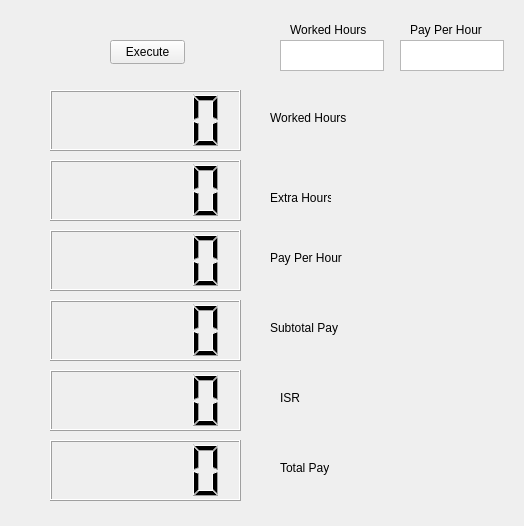
<?xml version="1.0" encoding="UTF-8"?>
<ui version="4.0">
 <class>MainWindow</class>
 <widget class="QMainWindow" name="MainWindow">
  <property name="geometry">
   <rect>
    <x>0</x>
    <y>0</y>
    <width>524</width>
    <height>526</height>
   </rect>
  </property>
  <property name="windowTitle">
   <string>MainWindow</string>
  </property>
  <widget class="QWidget" name="centralwidget">
   <widget class="QLCDNumber" name="workedHours">
    <property name="geometry">
     <rect>
      <x>50</x>
      <y>90</y>
      <width>191</width>
      <height>61</height>
     </rect>
    </property>
   </widget>
   <widget class="QLCDNumber" name="extraTime">
    <property name="geometry">
     <rect>
      <x>50</x>
      <y>160</y>
      <width>191</width>
      <height>61</height>
     </rect>
    </property>
   </widget>
   <widget class="QLCDNumber" name="payPerHour">
    <property name="geometry">
     <rect>
      <x>50</x>
      <y>230</y>
      <width>191</width>
      <height>61</height>
     </rect>
    </property>
   </widget>
   <widget class="QLCDNumber" name="subtotal">
    <property name="geometry">
     <rect>
      <x>50</x>
      <y>300</y>
      <width>191</width>
      <height>61</height>
     </rect>
    </property>
   </widget>
   <widget class="QLCDNumber" name="isr">
    <property name="geometry">
     <rect>
      <x>50</x>
      <y>370</y>
      <width>191</width>
      <height>61</height>
     </rect>
    </property>
   </widget>
   <widget class="QLCDNumber" name="totalPay">
    <property name="geometry">
     <rect>
      <x>50</x>
      <y>440</y>
      <width>191</width>
      <height>61</height>
     </rect>
    </property>
   </widget>
   <widget class="QPushButton" name="pushButton">
    <property name="geometry">
     <rect>
      <x>110</x>
      <y>40</y>
      <width>75</width>
      <height>24</height>
     </rect>
    </property>
    <property name="text">
     <string>Execute</string>
    </property>
   </widget>
   <widget class="QTextEdit" name="textEdit">
    <property name="geometry">
     <rect>
      <x>280</x>
      <y>40</y>
      <width>104</width>
      <height>31</height>
     </rect>
    </property>
   </widget>
   <widget class="QTextEdit" name="textEdit_2">
    <property name="geometry">
     <rect>
      <x>400</x>
      <y>40</y>
      <width>104</width>
      <height>31</height>
     </rect>
    </property>
   </widget>
   <widget class="QLabel" name="label">
    <property name="geometry">
     <rect>
      <x>290</x>
      <y>20</y>
      <width>81</width>
      <height>20</height>
     </rect>
    </property>
    <property name="text">
     <string>Worked Hours</string>
    </property>
   </widget>
   <widget class="QLabel" name="label_2">
    <property name="geometry">
     <rect>
      <x>410</x>
      <y>20</y>
      <width>81</width>
      <height>20</height>
     </rect>
    </property>
    <property name="text">
     <string>Pay Per Hour</string>
    </property>
   </widget>
   <widget class="QLabel" name="label_3">
    <property name="geometry">
     <rect>
      <x>270</x>
      <y>110</y>
      <width>91</width>
      <height>16</height>
     </rect>
    </property>
    <property name="text">
     <string>Worked Hours</string>
    </property>
   </widget>
   <widget class="QLabel" name="label_4">
    <property name="geometry">
     <rect>
      <x>270</x>
      <y>190</y>
      <width>61</width>
      <height>16</height>
     </rect>
    </property>
    <property name="text">
     <string>Extra Hours</string>
    </property>
   </widget>
   <widget class="QLabel" name="label_5">
    <property name="geometry">
     <rect>
      <x>270</x>
      <y>250</y>
      <width>81</width>
      <height>16</height>
     </rect>
    </property>
    <property name="text">
     <string>Pay Per Hour</string>
    </property>
   </widget>
   <widget class="QLabel" name="label_6">
    <property name="geometry">
     <rect>
      <x>270</x>
      <y>320</y>
      <width>71</width>
      <height>16</height>
     </rect>
    </property>
    <property name="text">
     <string>Subtotal Pay</string>
    </property>
   </widget>
   <widget class="QLabel" name="label_7">
    <property name="geometry">
     <rect>
      <x>280</x>
      <y>390</y>
      <width>49</width>
      <height>16</height>
     </rect>
    </property>
    <property name="text">
     <string>ISR</string>
    </property>
   </widget>
   <widget class="QLabel" name="label_8">
    <property name="geometry">
     <rect>
      <x>280</x>
      <y>460</y>
      <width>49</width>
      <height>16</height>
     </rect>
    </property>
    <property name="text">
     <string>Total Pay</string>
    </property>
   </widget>
  </widget>
 </widget>
 <resources/>
 <connections/>
</ui>
